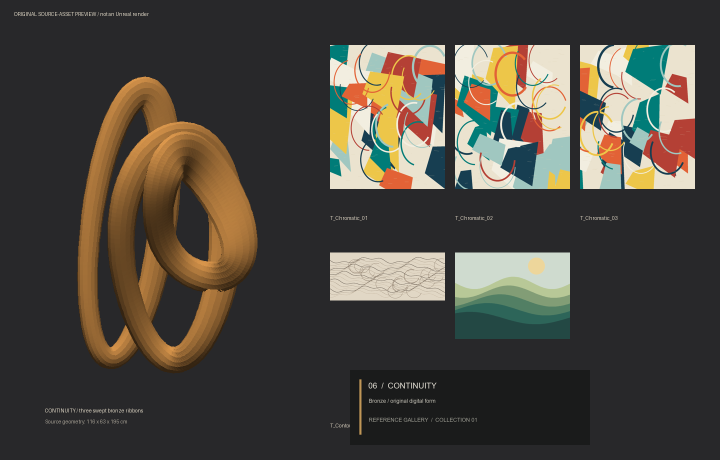
#> input picture Assets/Reference/SourcePreview.png, 1440 x 920 px (shown at 1/2 size)
$ python -i measure_shots.py   (imports and definitions only)
#> lines starting #> are read from the running program, lines starting #| are printed output that depends on the picture
"""Measure render exposure from PNG/JPG shots. No third-party deps beyond Pillow."""
from pathlib import Path
import json
import sys

from PIL import Image, ImageStat

REFERENCE = Path('C:/Users/mrjul/Downloads/5fa4f58c-618c-43ed-90d1-785c8f010b95.jpg')
# Reference JPEG has a letterboxed border; crop to the image area before comparing.
REFERENCE_CROP = (0, 47, 1280, 676)
TARGETS = {'mean': (60, 130), 'std': (25, 45), 'dark_pct': (0, 25),
           'crushed_pct': (0, 5), 'clipped_pct': (0, 5)}
# Distribution targets, measured from the reference itself. Matching only the
# mean hides a globally over-bright render: a frame can average 110 and still
# have 19% of pixels above 200 where the reference has 4%.
DISTRIBUTION = {'p50': (55, 90), 'p90': (125, 170), 'bright_pct': (2, 8)}


def measure(path, crop=None):
#> called with path = '../Assets/Reference/SourcePreview.png'
    image = Image.open(path).convert('L')
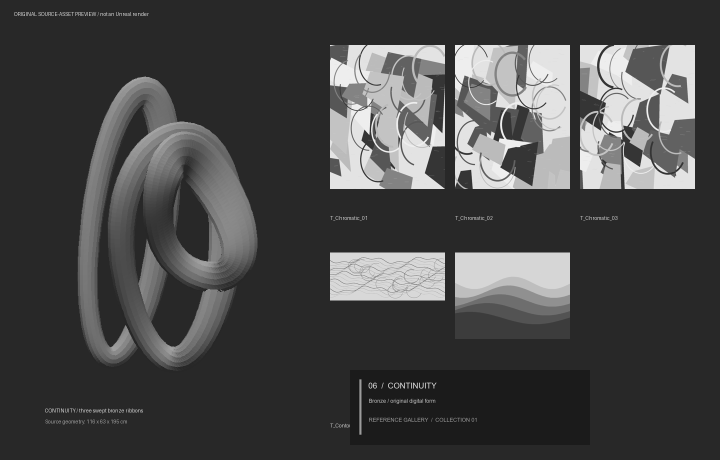
#> image: PIL image 1440x920 L (shown at 1/2 size); min 10, max 251, mean 70.8
    if crop:
        image = image.crop(crop)
    histogram = image.histogram()
#> histogram = 256 values, max 861358 at index 40, min 0 at index 0, mean 5175
    total = sum(histogram)
#> total = 1324800
    stat = ImageStat.Stat(image)
    pixels = list(image.getdata())
#> pixels = 1324800 items
    pixels.sort()
    def percentile(p):
        return pixels[min(len(pixels) - 1, int(len(pixels) * p / 100))]
    return {
        'mean': round(stat.mean[0], 2),
        'std': round(stat.stddev[0], 2),
        'dark_pct': round(sum(histogram[:32]) / total * 100, 2),
        'crushed_pct': round(sum(histogram[:9]) / total * 100, 2),
        'clipped_pct': round(sum(histogram[250:]) / total * 100, 2),
        'p50': percentile(50),
        'p90': percentile(90),
        'bright_pct': round(sum(histogram[200:]) / total * 100, 2),
    }


def verdict(values, targets=None):
    """Report which metrics are outside the target band; never claims 'looks fine'."""
    targets = targets or TARGETS
    return {k: ('ok' if lo <= values[k] <= hi else 'OUT')
            for k, (lo, hi) in targets.items()}


def main():
    root = Path('C:/Users/mrjul/Documents/IndustrialGallery')
    shots = sorted((root / 'Saved/Screenshots/WindowsEditor').glob('Reference_*.png'))
    if not shots:
        raise SystemExit('no shots found')
    report = {'shots': {}, 'reference': measure(REFERENCE, REFERENCE_CROP)}
    report['reference_verdict'] = verdict(report['reference'])
    report['reference_distribution'] = verdict(report['reference'], DISTRIBUTION)
    for path in shots:
        values = measure(path)
        report['shots'][path.name] = {
            'metrics': values,
            'verdict': verdict(values),
            'distribution': verdict(values, DISTRIBUTION),
        }
    out = root / 'Saved/ReferenceVerification/exposure.json'
    out.write_text(json.dumps(report, indent=2), encoding='utf-8')
    print(json.dumps(report, indent=2))
    print('saved', out)


# [2 lines not run here, left out]

>>> result = measure('../Assets/Reference/SourcePreview.png')
#> result = {'mean': 70.76, 'std': 59.7, 'dark_pct': 5.18, 'crushed_pct': 0, 'clipped_pct': 0, 'p50': 40, 'p90': 195, 'bright_pct': 8.61}
